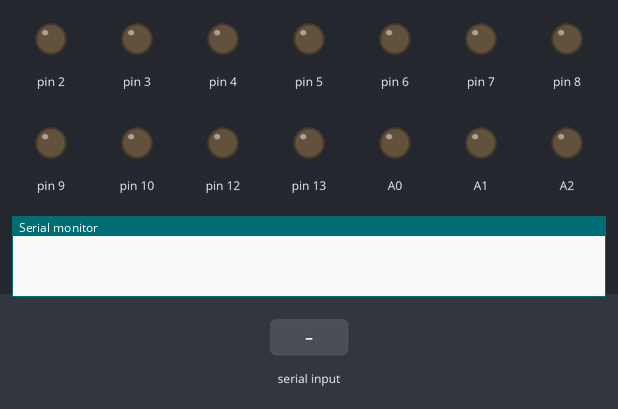
The sketch below on a simulated Arduino Uno, built with avr-gcc and run on an emulated ATmega328P. Shown: output pins drawn as LEDs (lit = HIGH), the last lines printed to the serial monitor. The test bench sets the inputs (shaded band).

Above: at 1.2 s.
1.3 s: "q" received over Serial
At 1.9 s:
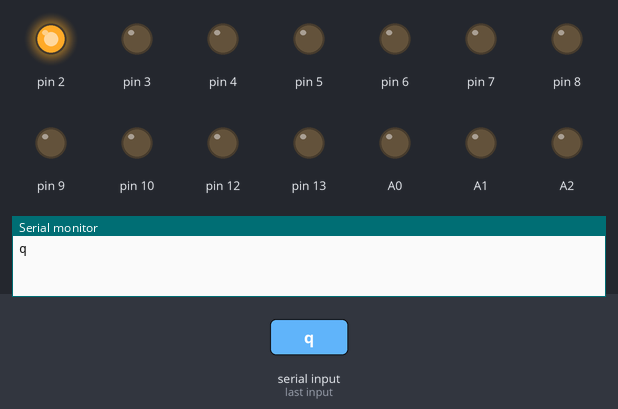
2.8 s: byte 97 ('a') received over Serial
At 3.1 s:
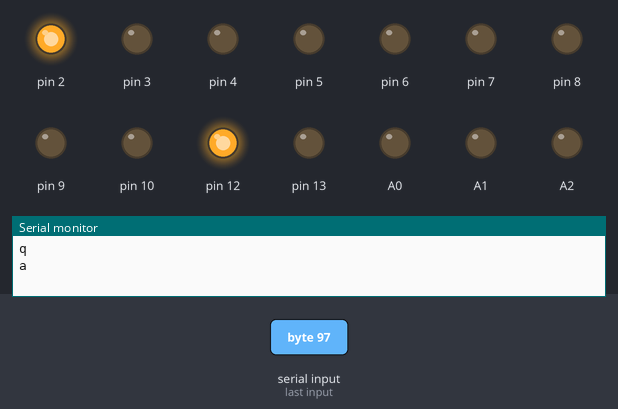
4.3 s: byte 115 ('s') received over Serial
At 5.4 s:
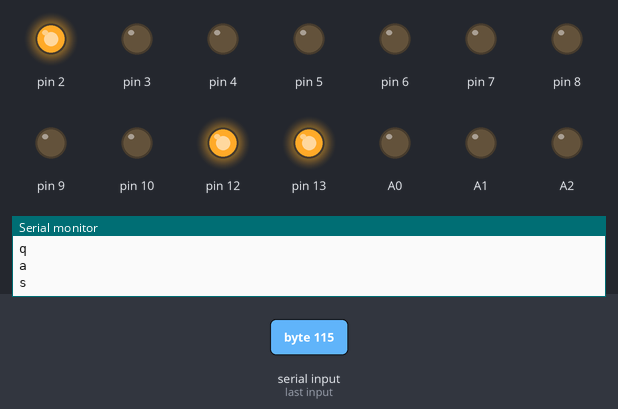
5.8 s: byte 100 ('d') received over Serial
At 6.6 s:
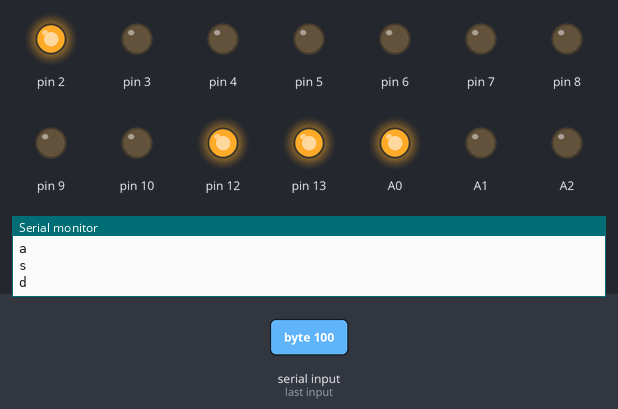
7.3 s: byte 102 ('f') received over Serial
At 7.7 s:
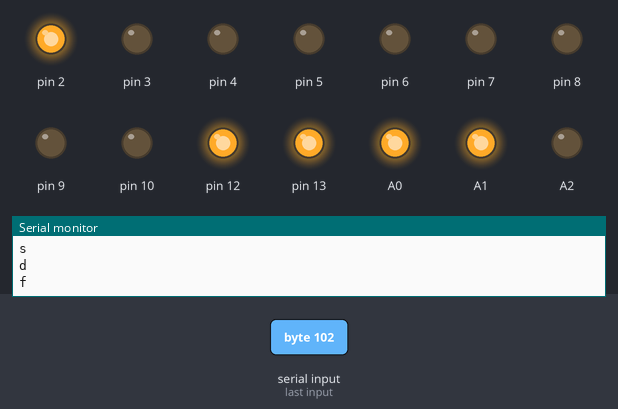
8.8 s: byte 103 ('g') received over Serial
At 10.0 s:
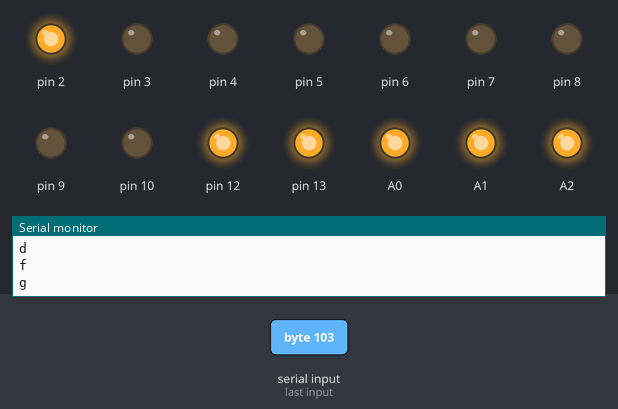
Timing chart, 0 to 11.3 s (numbered marks = the images above; inputs shaded):
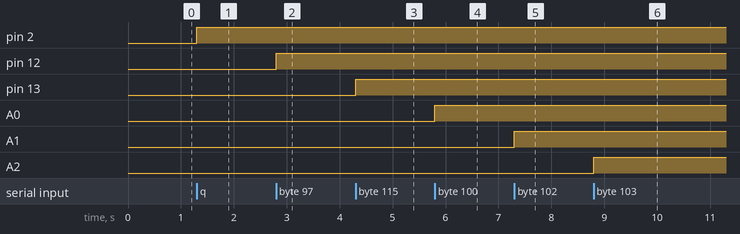

The sketch:

SyphonLigthControl_0_01.ino.ino
```cpp
boolean L1=true;
boolean L2=true;
boolean L3=true;
boolean L4=true;
boolean L5=true;
boolean L6=true;
boolean L7=true;
boolean L8=true;
boolean L9=true;
boolean L10=true;
boolean L11=true;
boolean L12=true;
boolean L13=true;
boolean L14=true;
boolean L15=true;
boolean L16=true;

//Lectura de datos
int inByte = 0;
void setup() {
  Serial.begin(57600);
  pinMode(2,OUTPUT);
  pinMode(3,OUTPUT);
  pinMode(4,OUTPUT);
  pinMode(5,OUTPUT);
  pinMode(6,OUTPUT);
  pinMode(7,OUTPUT);
  pinMode(8,OUTPUT);
  pinMode(9,OUTPUT);
  pinMode(10,OUTPUT);
  pinMode(11,OUTPUT);
  pinMode(12,OUTPUT);
  pinMode(13,OUTPUT);
  pinMode(A0,OUTPUT);
  pinMode(A1,OUTPUT);
  pinMode(A2,OUTPUT);
  pinMode(A3,OUTPUT);
}

void loop() {
  //***************************************************************
  //Leer Datos recibidos
  inByte = Serial.read();
  if(inByte=='q')
  {
    digitalWrite(2,true);
    Serial.println("q");
  }else if(inByte=='w')
  {
    digitalWrite(3,true);
    Serial.println("w");
  }else if(inByte=='e')
  {
    digitalWrite(4,true);
    Serial.println("e");
  }else if(inByte=='r')
  {
    digitalWrite(5,true);
    Serial.println("r");
  }else if(inByte=='t')
  {
    digitalWrite(6,true);
    Serial.println("t");
  }else if(inByte=='y')
  {
    digitalWrite(7,true);
    Serial.println("y");
  }else if(inByte=='u')
  {
    digitalWrite(8,true);
    Serial.println("u");
  }else if(inByte=='i')
  {
    digitalWrite(9,true);
    Serial.println("i");
  }else if(inByte=='o')
  {
    digitalWrite(10,true);
    Serial.println("o");
  }else if(inByte=='p')
  {
    digitalWrite(11,true);
    Serial.println("p");
  }else if(inByte=='a')
  {
    digitalWrite(12,true);
    Serial.println("a");
  }else if(inByte=='s')
  {
    digitalWrite(13,true);
    Serial.println("s");
  }else if(inByte=='d')
  {
    digitalWrite(A0,true);
    Serial.println("d");
  }else if(inByte=='f')
  {
    digitalWrite(A1,true);
    Serial.println("f");
  }else if(inByte=='g')
  {
    digitalWrite(A2,true);
    Serial.println("g");
  }else if(inByte=='h')
  {
    digitalWrite(A3,true);
    Serial.println("h");
  }else if(inByte=='Q')
  {
    digitalWrite(2,false);
    Serial.println("Q");
  }else if(inByte=='W')
  {
    digitalWrite(3,false);
    Serial.println("W");
  }else if(inByte=='E')
  {
    digitalWrite(4,false);
    Serial.println("E");
  }else if(inByte=='R')
  {
    digitalWrite(5,false);
    Serial.println("R");
  }else if(inByte=='T')
  {
    digitalWrite(6,false);
    Serial.println("T");
  }else if(inByte=='Y')
  {
    digitalWrite(7,false);
    Serial.println("Y");
  }else if(inByte=='U')
  {
    digitalWrite(8,false);
    Serial.println("U");
  }else if(inByte=='I')
  {
    digitalWrite(9,false);
    Serial.println("I");
  }else if(inByte=='O')
  {
    digitalWrite(10,false);
    Serial.println("O");
  }else if(inByte=='P')
  {
    digitalWrite(11,false);
    Serial.println("P");
  }else if(inByte=='A')
  {
    digitalWrite(12,false);
    Serial.println("A");
  }else if(inByte=='S')
  {
    digitalWrite(13,false);
    Serial.println("S");
  }else if(inByte=='D')
  {
    digitalWrite(A0,false);
    Serial.println("D");
  }else if(inByte=='F')
  {
    digitalWrite(A1,false);
    Serial.println("F");
  }else if(inByte=='G')
  {
    digitalWrite(A2,false);
    Serial.println("G");
  }else if(inByte=='H')
  {
    digitalWrite(A3,false);
    Serial.println("H");
  }
}
```

Measured:
- after the input at 1.3 s, pin 2: LOW → HIGH at once
- after the input at 2.8 s, pin 12: LOW → HIGH at once
- after the input at 4.3 s, pin 13: LOW → HIGH at once
- after the input at 5.8 s, A0: LOW → HIGH at once
- after the input at 7.3 s, A1: LOW → HIGH at once
- after the input at 8.8 s, A2: LOW → HIGH at once
